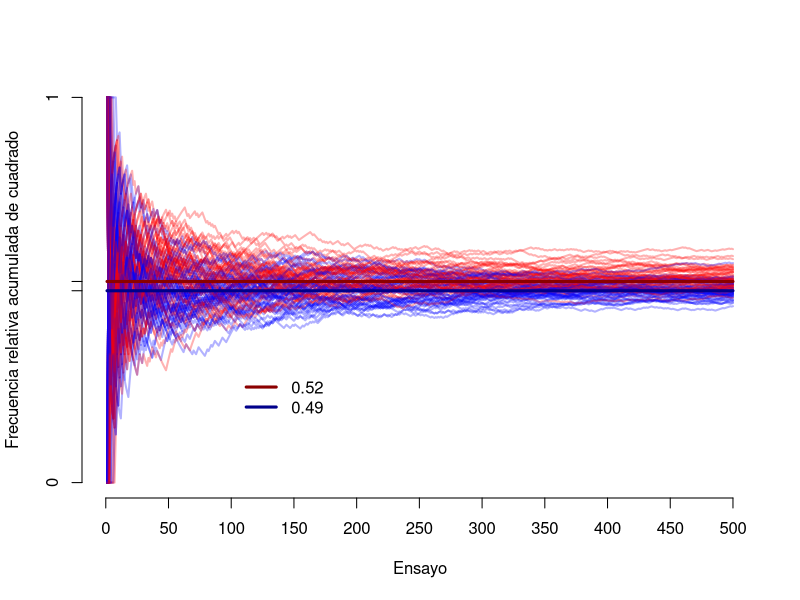

Source code (R):
#Simulacion IML
# Juego de Matching Pennies Perturbado. Se realizar??n simulaciones sobre el modelo de aprendizaje por igualaci??n de impulsos el cu??l consiste en: 
# Juego transformado;El m??ximo de los m??nimos pagos de un jugador es tomado como punto de referencia. Arriba de este son ganancias, debajo del mismo son perdidas
# Impulsos; sumatoria de los pagos recibidos por jugar cada estrategia actualizada s?? y s??lo s?? se juega esa estrategia
#Pi; El pago del juego transformado recibido en ese ensayo
#Probabilidad; tras una fase inicial estas se actulizan a partir de los impulsos

rm(list=ls())

trials<-500
sim<-50

sr <- matrix(NA,nrow=trials,ncol=sim) # Estrategias jugador fila
sc <- matrix(NA,nrow=trials,ncol=sim) # Estrategias jugador columna
### Las estratrategias se tienen que guardar asi que tienen que crear un objeto que guarde todas las estrategias que 
### usaran los jugadores, por lo que se necesitan dos dimenciones, por jugador 1 que contenga las elecciones 300 y otra 
### con el numero de simulaciones que se vayan a realizar. Por ahora usaremos solo 2 simulaciones para dejar listo el 
### codigo, despues tenemos que planear bien como se van a hacer las simulaciones de manera sistematica.

R0_r <- c()# Impulsos acumulados hacia estrategia triangulo para jugador fila
R1_r <- c()# Impulsos acumulados hacia estrategia cuadrado para jugador fila
R0_c <- c()# Impulsos acumulados hacia estrategia triangulo para jugador columna
R1_c <- c()# Impulsos acumulados hacia estrategia cuadrado para jugador columna

r0_r <- c()# Impulsos hacia estrategia triangulo para jugador fila
r1_r <- c()# Impulsos hacia estrategia cuadrado para jugador fila
r0_c <- c()# Impulsos hacia estrategia triangulo para jugador columna
r1_c <- c()# Impulsos hacia estrategia cuadrado para jugador columna

gr <- matrix(c(0.8430256,-0.9451327,-1.084611,0.967692),nrow=2,ncol=2) # Matriz para jugador fila
gc <- matrix(c(-0.9540875,1.0006151,1.2160209,-0.9197396),nrow=2,ncol=2) # Matriz para jugador columna

pr <- matrix(NA,nrow=trials,ncol=sim) #Probabilidad de eleccion de estrategia cuadrado jugador fila 
pc <- matrix(NA,nrow=trials,ncol=sim) #Probabilidad de eleccion de estrategia cuadrado jugador columna

### Esta primer linea debe iniciar cada secuencia de simulaciones pero los jugadores fila y columna se simulan al mismo
### tiempo.
for (i in 1:length(sr[1,])){ 
  ### Para simular se requiere asignar valores a los parametros libres ya que estos no se van a calcular a partir de 
  ### datos.
  for (t in 1:length(sr[,1])){
    R0_r[1]<-0
    R1_r[1]<-0
    R0_c[1]<-0
    R1_c[1]<-0

    # Actualizacion de probabilidaddes
    if(R0_r[t]>0 && R1_r[t]>0){
      pr[t,i]<-R0_r[t]/(R0_r[t]+R1_r[t]) #Los cambios de los if y eso no importan lo importante fue poner los parentesis!!
    }
    else{
      pr[t,i]<-0.5
    }
    if(R0_c[t]>0 && R1_c[t]>0){
      pc[t,i]<-R0_c[t]/(R0_c[t]+R1_c[t]) #Los cambios de los if y eso no importan lo importante fue poner los parentesis!!
    }
    else{
      pc[t,i]<-0.5
    }
    
    # Eleccion de estrategias
    sr[t,i]<-rbinom(1,1,pr[t,i]) ### No duden si era mas o menos asi
    sc[t,i]<-rbinom(1,1,pc[t,i]) ### No duden si era mas o menos asi
    
    # Generacion de Impulsos
    r0_r[t]<- max(0,gr[2,(sc[t,i]+1)]-gr[1,(sc[t,i]+1)])
    r1_r[t]<- max(0,gr[1,(sc[t,i]+1)]-gr[2,(sc[t,i]+1)])
    r0_c[t]<- max(0,gc[(sr[t,i]+1),2]-gc[(sr[t,i]+1),1])
    r1_c[t]<- max(0,gc[(sr[t,i]+1),1]-gc[(sr[t,i]+1),2])
  
    # Actualizacion de Impulsos
    R0_r[t+1]<-R0_r[t]+r0_r[t]
    R1_r[t+1]<-R1_r[t]+r1_r[t]
    R0_c[t+1]<-R0_c[t]+r0_c[t]
    R1_c[t+1]<-R1_c[t]+r1_c[t]
  }
}

### Olvidaron agregar los puntos a los ciclos for, for(i in 1:2). De preferencia utilicen la longitud de una variable
### para definir el limite de un ciclo for de esa forma no tendran problemas cuando cambien el numero de ensaos o de 
### simulaciones. Si lo dejan como esta y pedimos 3 simulaciones en vez de dos el codigo no va a servir. Siempre deben 
### buscar que el codigo sea lo mas general posible

plot(seq(1,trials,1),cumsum(sr[,1])/seq(1,trials,1),type="n",col="red",lwd=2,
     ylim=c(0,1), axes=F, xlab="Ensayo",ylab="Frecuencia relativa acumulada de cuadrado")
axis(1,at=seq(0,trials,50))
axis(2,at=c(0,0.4980716,0.5221317,1),labels=c(0,NA,NA,1))
for(i in 1:sim){
  lines(seq(1,trials,1),cumsum(sr[,i])/seq(1,trials,1),col=rgb(255/255,0,0,alpha=0.3),lwd=2)
  lines(seq(1,trials,1),cumsum(sc[,i])/seq(1,trials,1),col=rgb(0,0,255/255,alpha=0.3),lwd=2)
}
segments(x0=1,x1=trials,y0=0.5221317,y1=0.5221317,col="darkred",lwd=3)
segments(x0=1,x1=trials,y0=0.4980716,y1=0.4980716,col="darkblue",lwd=3)
legend(100,0.3,legend=c(0.52,0.49),col=c("darkred","darkblue"),lty=1,lwd=3,
       bty="n")

